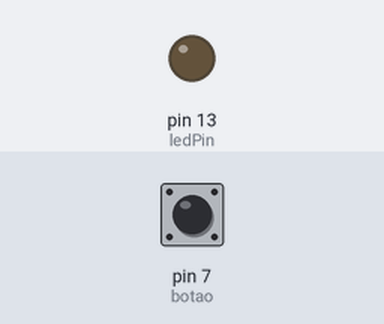
The sketch below on a simulated Arduino Uno, built with avr-gcc and run on an emulated ATmega328P. Shown: output pins drawn as LEDs (lit = HIGH). The test bench sets the inputs (shaded band); at power-on: pin 7 (botao) LOW.

Above: at 1.2 s.
1.3 s: pin 7 (botao) pulled HIGH for 0.15 s
At 1.37 s:
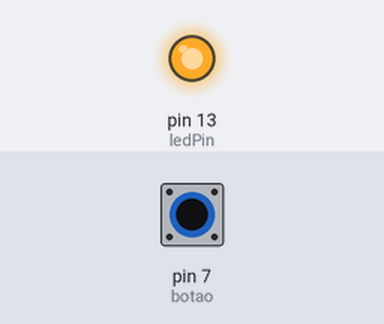
2.9 s: pin 7 (botao) pulled HIGH for 3.2 s
At 6.5 s:
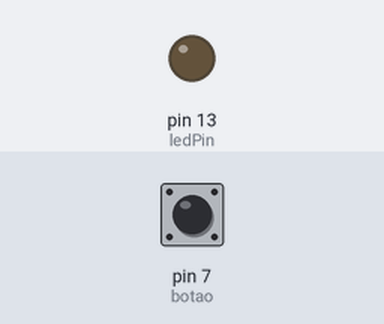
Timing chart, 0 to 8.0 s (numbered marks = the images above; inputs shaded):
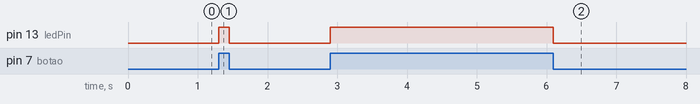

Measured:
- after the input at 1.3 s, pin 13 (ledPin): LOW → HIGH at once, → LOW 0.15 s later
- after the input at 2.9 s, pin 13 (ledPin): LOW → HIGH at once, → LOW 3.2 s later

The sketch:

BotaoLed.ino
```cpp
const int ledPin = 13;
const int botao = 7;

int val = 0;

void setup() {
  pinMode(ledPin, OUTPUT);
  pinMode(botao, INPUT);
}

void loop() {
  val = digitalRead(botao);

  if (val == HIGH) {
    digitalWrite(ledPin, HIGH);
  }else{
    digitalWrite(ledPin, LOW);
  }
}
```
